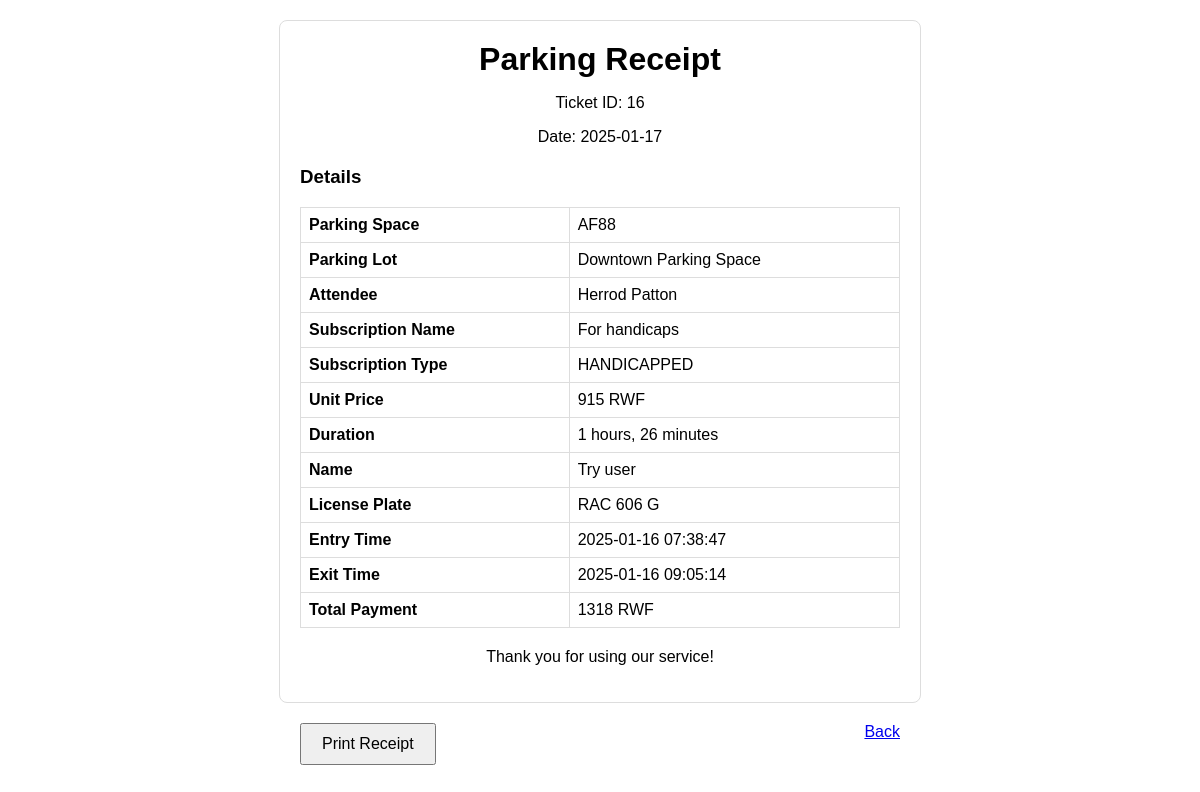
Screenshot of /dashboard/tickets/16/print/ (signed in) with the database file from the repository.
### app/models.py (models this page shows, shortened)
class Ticket(models.Model):
    parking_space = models.ForeignKey(ParkingSpace, on_delete=models.PROTECT)
    name = models.CharField(max_length=255, null=True, blank=True)  # Made nullable
    plate = models.CharField(validators=[plate_regex], max_length=9)
    entry_time = models.DateTimeField(default=timezone.now)
    exit_time = models.DateTimeField(null=True, blank=True)
    total_payment = models.IntegerField(default=0)  # Ensure this is callable
    payment_status = models.BooleanField(max_length=50, default=False)
    parking_attendee = models.ForeignKey(User, on_delete=models.SET_NULL, null=True)
    created_at = models.DateTimeField(auto_now_add=True)
    updated_at = models.DateTimeField(null=True, blank=True)

class ParkingSpace(models.Model):
    parking_lot = models.ForeignKey('ParkingLot', on_delete=models.PROTECT, related_name='parking_spaces')
    subscription = models.ForeignKey('Subscription', on_delete=models.SET_NULL, null=True, blank=True)
    space_code = models.CharField(max_length=6, unique=True)
    type = models.CharField(max_length=20, choices=SPACE_TYPE_CHOICES, default='REGULAR')
    status = models.BooleanField(default=False)
    created_at = models.DateTimeField(auto_now_add=True)

class ParkingLot(models.Model):
    name = models.CharField(max_length=255, unique=True)
    gpsLocation = models.CharField(max_length=255)
    address = models.CharField(max_length=255)
    type = models.CharField(max_length=20, choices=[('ON STREET', 'On Street'), ('OFF STREET', 'Off Street')], default='ON STREET')
    capacity = models.IntegerField()
    restrictions = models.CharField(max_length=255, blank=True, null=True)  # Store as a comma-separated string
    security = models.BooleanField(default=False)
    lighting = models.BooleanField(default=False)
    chargingStation = models.BooleanField(default=False)
    manager_1 = models.ForeignKey('User', related_name='primary_manager', null=True, on_delete=models.SET_NULL)
    manager_2 = models.ForeignKey('User', related_name='secondary_manager', null=True, blank=True, on_delete=models.SET_NULL)
    created_at = models.DateTimeField(auto_now_add=True)

class User(AbstractUser):
    class Role(models.TextChoices):
        ATTENDANTS = "ATTENDANTS", "Attendants"
        ADMIN = "ADMIN", "Admin"
        CLIENT = "CLIENT", "Client"
    role = models.CharField(
        max_length=50,
        choices=Role.choices,
        default=Role.CLIENT  # Set default role to CLIENT
    )
    phone_number = models.CharField(
        validators=[phone_regex],
        max_length=10,
        unique=True,
        null=True
    )
    groups = models.ManyToManyField(
        'auth.Group',
        related_name='users',
        blank=True,
        help_text='The groups this user belongs to.'
    )
    user_permissions = models.ManyToManyField(
        'auth.Permission',
        related_name='users',
        blank=True,
        help_text='Specific permissions for this user.'
    )

class Subscription(models.Model):
    name = models.CharField(max_length=255, unique=True)
    price = models.IntegerField()
    discount_rate = models.PositiveIntegerField(validators=[MaxValueValidator(100)])
    terms = models.TextField()
    created_at = models.DateTimeField(auto_now_add=True)

### app/views.py (the view)
# urls.py: path('dashboard/tickets/<int:ticket_id>/print/', views.print_receipt, name='print_receipt'),
@login_required
@admin_or_attendant_required
def print_receipt(request, ticket_id):
    ticket = get_object_or_404(Ticket, id=ticket_id)
    if ticket.payment_status:
        parking_space = ticket.parking_space
        subscription = parking_space.subscription if hasattr(parking_space, 'subscription') else None
        current_date = now().strftime("%Y-%m-%d")
        if ticket.exit_time:
            duration = ticket.exit_time - ticket.entry_time
            hours, remainder = divmod(duration.total_seconds(), 3600)
            minutes = remainder // 60
            duration_str = f"{int(hours)} hours, {int(minutes)} minutes"
        else:
            duration_str = "N/A"
        return render(
            request,
            'dashboard/receipt.html',
            {
                'ticket': ticket,
                'parking_space': parking_space,
                'subscription': subscription,
                'current_date': current_date,
                'duration_str': duration_str,  # Pass the formatted duration
            }
        )
    else:
        messages.error(request, "Payment not completed. Cannot print receipt.")
        return redirect('att_tickets')

### app/templates/app/dashboard/receipt.html (shortened to what this page needs)
<!DOCTYPE html>
<html lang="en">
<head>
</head>
<body>
    <div class="receipt" id="receipt">
        <div class="receipt-header">
            <h1>Parking Receipt</h1>
            <p>Ticket ID: {{ ticket.id }}</p>
            <p>Date: {{ current_date }}</p>
        </div>
        <div class="receipt-body">
            <h3>Details</h3>
            <table>
                <tr>
                    <th>Parking Space</th>
                    <td>{{ parking_space.space_code }}</td>
                </tr>
                <tr>
                    <th>Parking Lot</th>
                    <td>{{ parking_space.parking_lot.name }}</td>
                </tr>
                <tr>
                    <th>Attendee</th>
                    <td>{{ ticket.parking_attendee.get_full_name }}</td>
                </tr>
                <tr>
                    <th>Subscription Name</th>
                    <td>{{ subscription.name }}</td>
                </tr>
                <tr>
                    <th>Subscription Type</th>
                    <td>{{ parking_space.type }}</td>
                </tr>
                <tr>
                    <th>Unit Price</th>
                    <td>{{ subscription.price }} RWF</td>
                </tr>
                <tr>
                    <th>Duration</th>
                    <td>{{ duration_str }}</td>
                </tr>
                <tr>
                    <th>Name</th>
                    <td>{{ ticket.name|default:"N/A" }}</td>
                </tr>
                <tr>
                    <th>License Plate</th>
                    <td>{{ ticket.plate }}</td>
                </tr>
                <tr>
                    <th>Entry Time</th>
                    <td>{{ ticket.entry_time|date:"Y-m-d H:i:s" }}</td>
                </tr>
                <tr>
                    <th>Exit Time</th>
                    <td>{{ ticket.exit_time|date:"Y-m-d H:i:s"|default:"N/A" }}</td>
                </tr>
                <tr>
                    <th>Total Payment</th>
                    <td>{{ ticket.total_payment }} RWF</td>
                </tr>
            </table>
        </div>
        <div class="receipt-footer">
            <p>Thank you for using our service!</p>
        </div>
    </div>
    <div class="btn-container">
        <button onclick="printReceipt()" class="btn btn-primary">Print Receipt</button>
        <a href="{% url 'att_tickets' %}" class="btn btn-secondary">Back</a>
    </div>
</body>
</html>

### app/templates/app/dashboard/receipt.html (style rules this page uses)
body { font-family: Arial, sans-serif; }
.receipt { max-width: 600px; margin: 20px auto; border: 1px solid #ddd; padding: 20px; border-radius: 8px; }
.receipt-header { text-align: center; }
.receipt-header h1 { margin: 0; }
.receipt-body { margin-top: 20px; }
.receipt-body table { width: 100%; border-collapse: collapse; }
.receipt-body table th, .receipt-body table td { border: 1px solid #ddd; padding: 8px; text-align: left; }
.receipt-footer { margin-top: 20px; text-align: center; }
.btn-container { display: flex; justify-content: space-between; max-width: 600px; margin: 10px auto; }
.btn-container button { padding: 10px 20px; font-size: 16px; cursor: pointer; }

### rows the page displays
Ticket: id "16", parking_attendee.get_full_name "Herrod Patton", name "Try user", plate "RAC 606 G", entry_time "2025-01-16 07:38:47", exit_time "2025-01-16 09:05:14", total_payment "1318"
ParkingSpace: space_code "AF88", parking_lot.name "Downtown Parking Space", type "HANDICAPPED"
Subscription: name "For handicaps", price "915"

### other values shown
{{ duration_str }} "1 hours, 26 minutes"
